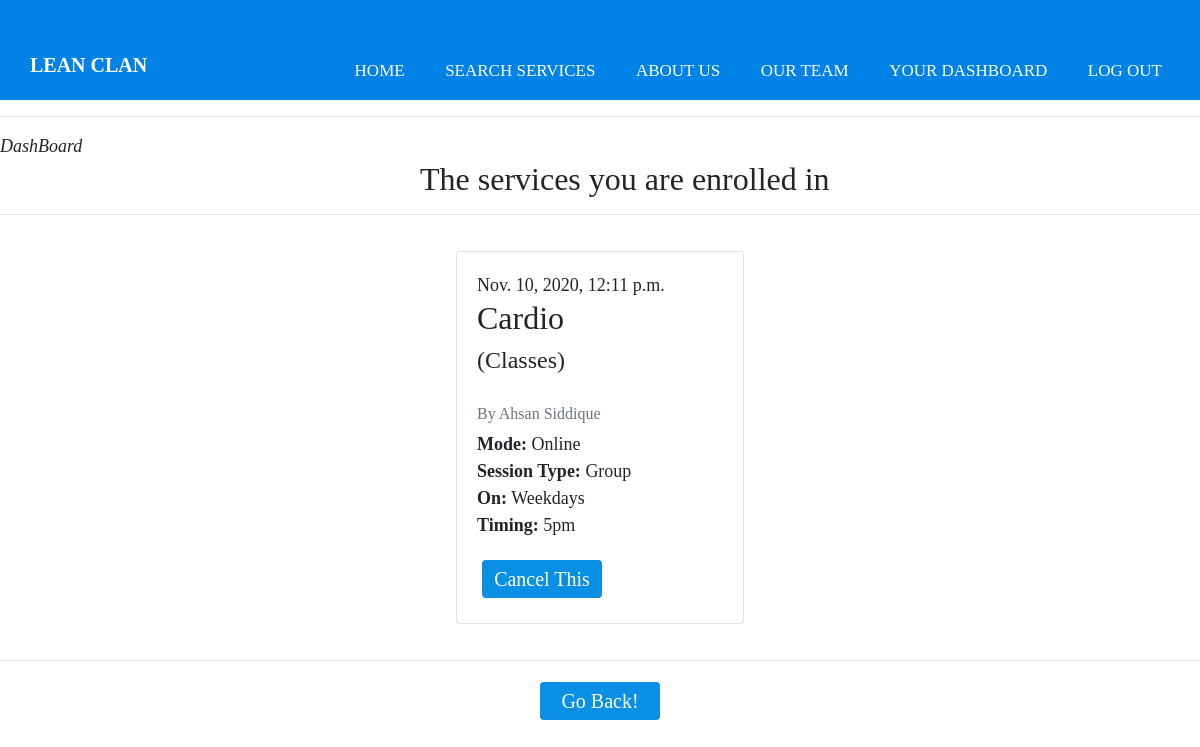
/your_classes (signed in), run on the app's committed database.
### members/models.py (models this page shows, shortened)
class booking(models.Model):
    id = models.AutoField(primary_key=True)
    booking_person = models.ForeignKey('person', on_delete=models.CASCADE, name="person_field")
    service = models.ForeignKey('service', on_delete=models.CASCADE, name="service_field")
    time_of_booking = models.DateTimeField(auto_now_add=True)

class service(models.Model):
    id = models.AutoField(primary_key=True)
    type_what = models.ForeignKey('service_type', on_delete=models.CASCADE, name="type_field")
    service_provider = models.ForeignKey('person', on_delete= models.CASCADE, name="service_provider_field")
    is_online = models.BooleanField(default=False, null=True)
    is_oneToOne = models.BooleanField(default=False, null=True)
    startdate = models.DateTimeField(auto_now_add=True)
    days_choices = [
        ("Weekdays","Regular Weekdays"),
        ("Alternate Days", "Alternate Days on Weekdays"),
        ("Weekends", "Weekends")
    ]
    days = models.CharField(
        max_length = 124,
        choices = days_choices,
        default = "Weekdays",
        null=True
    )
    timings_choices = [
        ("8am","8am"),
        ("5pm", "5pm"),
        ("8pm", "8pm")
    ]
    timings = models.CharField(
        max_length = 124,
        choices = timings_choices,
        default = "5pm",
        null=True
    )
    duration = models.IntegerField(default=0, null=True)
    excercise = models.ForeignKey('exercise', on_delete=models.CASCADE, name="excercise_field", null=True)
    class_link = models.URLField(max_length = 200, null=True)
    charges = models.IntegerField(default=0, validators= [MinValueValidator(1)])

class exercise(models.Model):
    id = models.AutoField(primary_key=True)
    exercise_name = models.CharField(default="",max_length=124)

class service_type(models.Model):
    id = models.AutoField(primary_key=True)
    service_name = models.CharField(default="",max_length=124)

class person(models.Model):
    id = models.AutoField(primary_key=True)
    user = models.OneToOneField(User, on_delete=models.CASCADE)
    dob = models.DateField()
    gender_choices = [
        ("Male","Male"),
        ("Female", "Female"),
        ("Other", "Other")
    ]
    gender = models.CharField(
        max_length = 124,
        choices = gender_choices,
        default = "Male"
    )
    type_choices = [
        ("Memeber","Member"),
        ("Trainer", "Trainer")
    ]
    type_person = models.CharField(
        max_length = 124,
        choices = type_choices,
        default = "Member"
    )
    fullname = models.CharField(max_length=124, default="")
    description = models.TextField(default="", null=True)

### members/views.py (the view)
# urls.py: path("your_classes", views.your_classes, name="your_classes"),
def your_classes(request):
    booking_person = person.objects.get(user=request.user)
    try:
        bookings = booking.objects.filter(person_field_id=booking_person.id)
        return render(request, "members/your_classes.html", {
           "bookings": bookings
        })
    except ObjectDoesNotExist:
        return render(request, "members/your_classes.html")

### members/templates/members/your_classes.html (shortened to what this page needs)
{% extends "members/layout.html" %}
{% block body %}
    <i>DashBoard</i><h2 style="margin-left: 35%;">The services you are enrolled in</h2>
    <hr>
    <div class="container">
    {% for book in bookings %}
			<div class="card">
				{{book.time_of_booking}}<br>
				<h2>{{book.service_field.excercise_field.exercise_name}}</h2>
		<h4>({{book.service_field.type_field.service_name}})</h4></br>
				<h6 class="card-subtitle mb-2 text-muted">By {{book.service_field.service_provider_field.fullname}}</h6>
				<p>
					{% if book.service_field.is_online %}
						<b>Mode: </b> Online <br>
					{% elif book.service_field.is_online == False %}
						<b>Mode: </b> On Site <br>
					{% endif %}
					{% if book.service_field.is_oneToOne == True %}
						<b>Session Type:</b> One to One <br>
					{% elif book.service_field.is_oneToOne == False %}
						<b>Session Type:</b> Group <br>
					{% endif %}
					{% if book.service_field.days %}
						<b>On:</b> {{book.service_field.days}}<br>
					{% endif %}
					{% if book.service_field.timings %}
						<b>Timing:</b> {{book.service_field.timings}}<br>
					{% endif %}
				</p>
				<div>
					<a href="{% url 'cancel_class' book.service_field.id %}"><button>Cancel This</button></a>
				</div>
			</div>
			{% empty %}
	    	<i>"Sorry You are not availing any services"</i>
    {% endfor %}
	</div>
    <hr>
    <div style="text-align: center;">
    	<button onclick="history.back()">Go Back!</button>
    </div>
{% endblock %}

### members/static/members/style.css (style rules this page uses)
* { padding: 0; margin: 0; text-decoration: none; list-style:none; box-sizing: border-box; }
body { font-size: 18px; font-family: montserrat; }
.container { display: flex; justify-content: center; }
.card { width: 18rem; margin: 20px; padding: 20px; }
button { border-radius: 4px; background-color: #098fe3; border: none; color: #FFFFFF; text-align: center; font-size: 20px; width: 120px; height: 38px; transition: all 0.5s; cursor: pointer; margin: 5px; }

### data on the page
booking: time_of_booking "Nov. 10, 2020, 12:11 p.m.", service_field.excercise_field.exercise_name "Cardio", service_field.type_field.service_name "Classes", service_field.service_provider_field.fullname "Ahsan Siddique", shows "Mode:", shows "Session Type:", service_field.days "Weekdays", service_field.timings "5pm"
